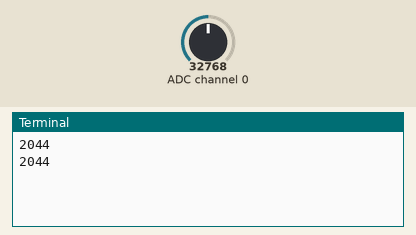
The program below on a simulated Raspberry Pi (BCM pin numbers). Shown: the last lines printed to the terminal. Inputs (shaded band) come from the test bench; at power-on: ADC channel 0 = 32768 (analog values on the 0–65535 scale).

Above: at 1.2 s.
1.3 s: ADC channel 0 set to 45874
At 2.6 s:
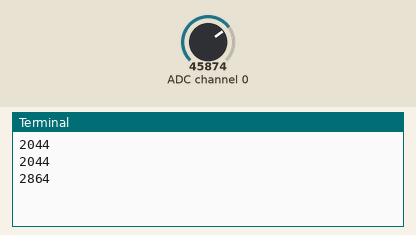
2.8 s: ADC channel 0 set to 57670
At 3.6 s:
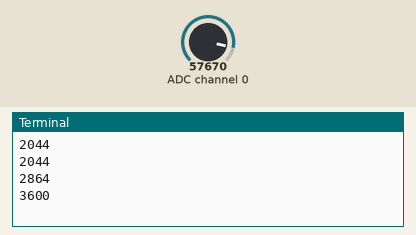
Timing chart, 0 to 5.8 s (numbered marks = the images above; inputs shaded):
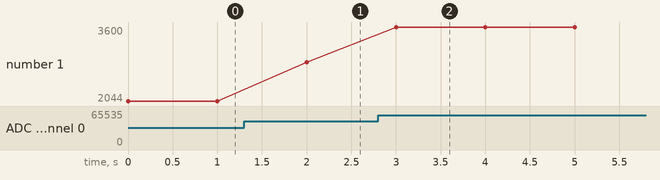

Measured:
- after the input at 1.3 s, the terminal: prints a new line after 0.70 s (image 1)
- after the input at 2.8 s, the terminal: prints a new line after 0.20 s (image 2)
- plotted number 1: 2044 → 2864 after the input at 1.3 s, 2864 → 3600 after the input at 2.8 s

The program:

prac9-3.py
```python
import time
import RPi.GPIO as GPIO
import busio
import digitalio
import board
import adafruit_mcp3xxx.mcp3008 as MCP
from adafruit_mcp3xxx.analog_in import AnalogIn

GPIO.setmode(GPIO.BCM)
GPIO.setwarnings(False)

spi = busio.SPI(clock=board.SCK, MISO=board.MISO, MOSI=board.MOSI)
# cs(chip select) 핀 설정 – GPIO 12번
cs = digitalio.DigitalInOut(board.D12) # board.D12는 GPIO 12번 핀을 의미
mcp = MCP.MCP3008(spi, cs) # MCP3202 칩을 제어할 객체 생성
# 0번 채널(CH0)에서 아날로그 조도 값을 읽을 mcp_chan0 객체 생성
mcp_chan0 = AnalogIn(mcp, MCP.P0) # MCP.P0은 MCP3202의 0번 채널을 뜻함

prev_lum = mcp_chan0.value //16  # 이전 조도
increase_count = 0 # 연속 증가 수
while True:
	cur_lum = mcp_chan0.value //16 # 현재 조도
	print(cur_lum) # 현재 조도 출력

	if cur_lum > prev_lum*1.05: # 5% 이상 증가
		increase_count += 1 # 조도 증가 카운트 1 증가
		if increase_count == 3: # 3번 연속 조도가 증가한 경우
			print("갑자기 밝아지고 있음")
			increase_count = 0
		else:
			pass
	else:
		increase_count = 0 # 증가 수를 0으로 초기화
	prev_lum = cur_lum # 현재 조도 값을 이전 조도로 변경
	time.sleep(1) # 1초 지연
```
